Frame 1 (no input): blank canvas, image omitted
Frame 60 (no input): blank canvas, image omitted
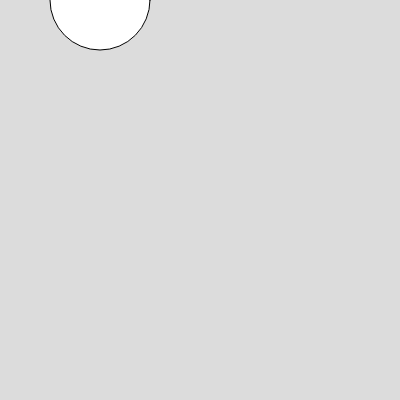
Frame 120 (the mouse pressed at the canvas centre since frame 60)

The p5.js sketch whose frames 1 and 60 were blank and that drew this single picture after the mouse press (run headless with seeded random() and noise() and a simulated clock; from frame 60 on, the mouse is pressed at the canvas centre):

// p5.js sketch
// ── sketch.js
let y = 0;

function setup() {
  createCanvas(400, 400);
}

function draw() {
  background(220);

  let time = millis();

  print(time);

  // text(time, 100, 100);
  
  if (time > 2000) {
    ellipse(100, y, 100);
  }

  // ellipse(100, y, 100);

  // y = y + 5;

  // if (time > 1000) {
  //   y = 0;
  // }

}
